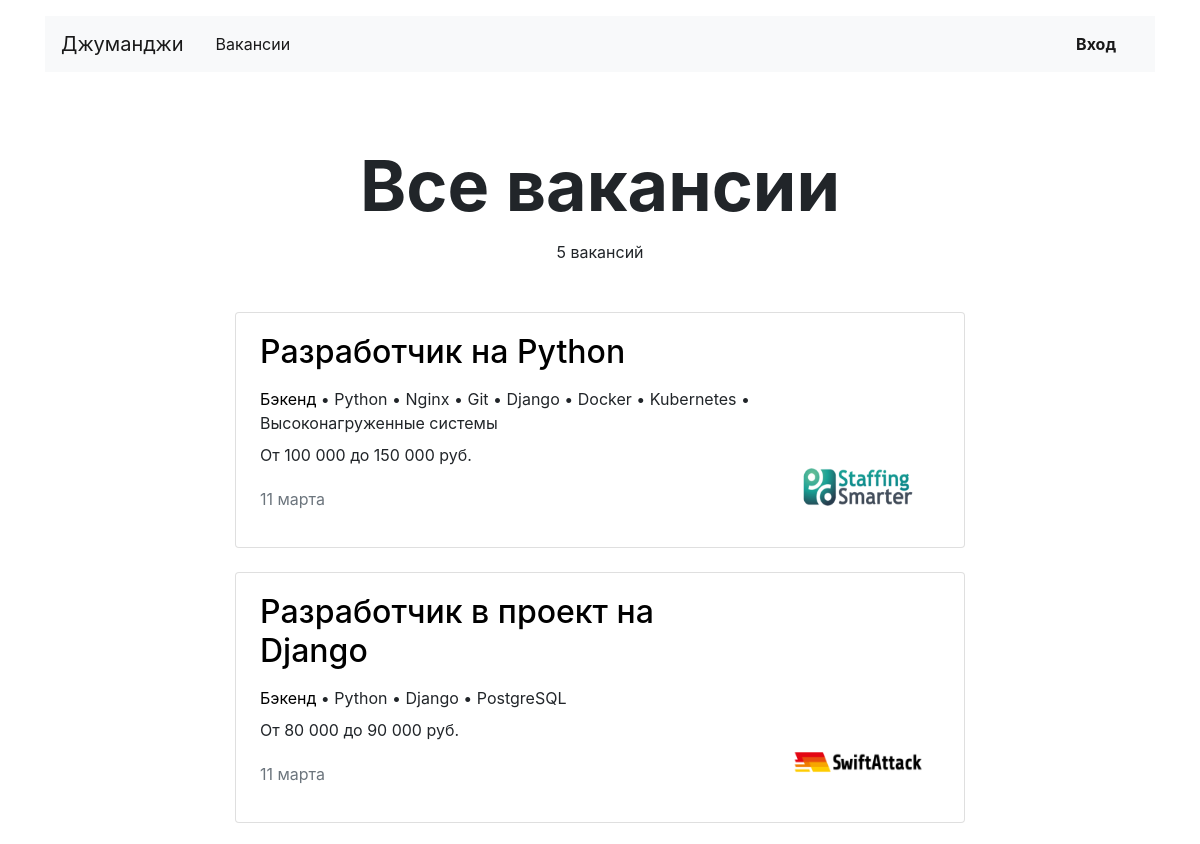
/vacancies/ (upper part), run on an earlier commit of the app's database.
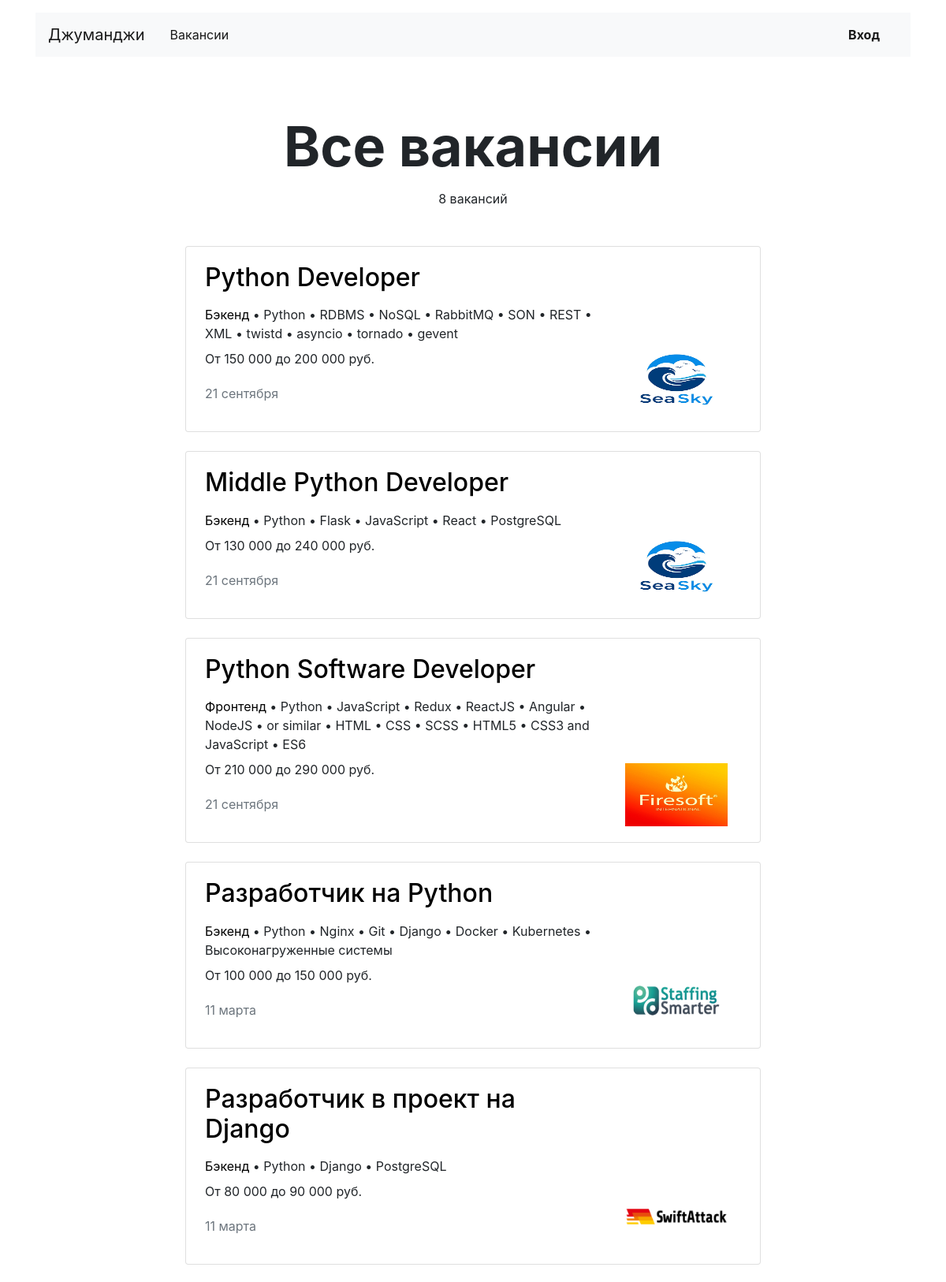
And on a later commit of the database.
### catalog/models.py (models this page shows)
class Vacancy(models.Model):
    title = models.CharField(max_length=255, verbose_name='Название вакансии')
    specialty = models.ForeignKey(
        'Specialty',
        related_name='vacancies',
        on_delete=models.CASCADE,
        verbose_name='Специализация',
    )
    company = models.ForeignKey(
        'Company',
        related_name='vacancies',
        on_delete=models.CASCADE,
        verbose_name='Компания',
    )
    skills = models.TextField(verbose_name='Навыки')
    description = models.TextField(verbose_name='Текст')
    salary_min = models.PositiveIntegerField(verbose_name='Зарплата от')
    salary_max = models.PositiveIntegerField(verbose_name='Зарплата до')
    published_at = models.DateField(verbose_name='Опубликовано')
    class Meta:
        verbose_name = 'вакансия'
        verbose_name_plural = 'вакансии'
        ordering = ('-published_at',)
    def __str__(self):
        return self.title

class Specialty(models.Model):
    code = models.SlugField(unique=True, verbose_name='Код')
    title = models.CharField(unique=True, max_length=255, verbose_name='Название')
    picture = models.ImageField(upload_to=settings.MEDIA_SPECIALITY_IMAGE_DIR, verbose_name='Картинка')
    class Meta:
        verbose_name = 'специализация'
        verbose_name_plural = 'специализации'
    def __str__(self):
        return self.title

class Company(models.Model):
    name = models.CharField(unique=True, max_length=255, verbose_name='Название')
    location = models.CharField(max_length=255, verbose_name='Город')
    logo = models.ImageField(upload_to=settings.MEDIA_COMPANY_IMAGE_DIR, verbose_name='Логотипчик')
    description = models.TextField(verbose_name='Информация о компании')
    employee_count = models.PositiveIntegerField(verbose_name='Количество сотрудников')
    owner = models.OneToOneField(User, on_delete=models.CASCADE, verbose_name='Владелец')
    class Meta:
        verbose_name = 'компания'
        verbose_name_plural = 'компании'
    def __str__(self):
        return self.name

### catalog/views.py (the view)
# urls.py: path('vacancies/', views.VacancyList.as_view(), name='vacancies_list'),
class VacancyList(ListView):
    queryset = Vacancy.objects.select_related('company', 'specialty')
    context_object_name = 'vacancies'
    template_name = 'catalog/job_seeker/vacancies_list.html'
    extra_context = {'vacancies_category': 'Все вакансии'}

### catalog/templatetags/catalog_filters.py (called while the page is built)
@register.filter
def ending(number, word):
    none_value = {'вакансия': 'Нет вакансий', 'человек': ''}
    if not number:
        return none_value[word]
    vacancies = {
        '1': 'вакансия',
        '2': 'вакансии', '3': 'вакансии', '4': 'вакансии',
        '5': 'вакансий', '6': 'вакансий', '7': 'вакансий',
        '8': 'вакансий', '9': 'вакансий', '0': 'вакансий',
    }
    people = {
        '1': 'человек',
        '2': 'человека', '3': 'человека', '4': 'человека',
        '5': 'человек', '6': 'человек', '7': 'человек',
        '8': 'человек', '9': 'человек', '0': 'человек',
    }
    number = str(number)
    ending = vacancies if word == 'вакансия' else people
    if number not in ('11', '12', '13', '14'):
        return f"{number} {ending[number[-1]]}"
    return f"{number} вакансий" if word == 'вакансия' else f"{number} человек"

@register.filter
def bullet(string):
    return ' • '.join(re.findall(r'([\w\s]+)[,\s]*', string))

### catalog/templates/catalog/job_seeker/vacancies_list.html (shortened to what this page needs)
{% extends 'base.html' %}
{% load catalog_filters %}
{% block content %}
  <main class="container mt-3">
    <section>
      <h1 class="h1 text-center mx-auto mt-4 pt-5" style="font-size: 70px;"><strong>{{vacancies_category}}</strong></h1>
      {% if company %}
        <p class="text-center pt-1">
          <i>{{company.description}}</i><br><br>
          Компания, {{company.location}}, {{vacancies|length|ending:'вакансия'}}
        </p>
      {% else %}
        <p class="text-center pt-1">{{vacancies|length|ending:'вакансия'}}</p>
      {% endif %}
      {% include 'catalog/job_seeker/includes/vacancies.html' %}
    </section>
  </main>
{% endblock %}

### catalog/templates/catalog/job_seeker/includes/vacancies.html
{% load humanize %}
{% load catalog_filters %}
<div class="row mt-5">
    <div class="col-12 col-lg-8 offset-lg-2 m-auto">
        {% for vacancy in vacancies %}
            <div class="card mb-4">
                <div class="card-body px-4">
                    <div class="row">
                        <div class="col-12 col-md-8 col-lg-9">
                            <h2 class="h2 pb-2">
                                <a href="{% url 'vacancy_detail' vacancy.id %}" style="color:black;">{{vacancy}}</a>
                            </h2>
                            <p class="mb-2">
                                <a href="{% url 'specialty_vacancies_list' vacancy.specialty.code %}" style="color:black";>{{vacancy.specialty}}</a>
                                • {{vacancy.skills|bullet}}
                            </p>
                            <p>От {{vacancy.salary_min|intcomma}} до {{vacancy.salary_max|intcomma}} руб.</p>
                            <p class="text-muted pt-1">{{vacancy.published_at|date:"j E"}}</p>
                        </div>
                        <div class="col-12 col-md-4 col-lg-3 d-flex align-items-end">
                            <a href="{% url 'company_vacancies_list' vacancy.company.id %}">
                                <img src="{{vacancy.company.logo.url}}" width="130" height="80" alt="{{vacancy.company}}">
                            </a>
                        </div>
                    </div>
                </div>
            </div>
        {% endfor %}
    </div>
</div>

What changed in the data, as far as the page shows it:
added Vacancy: title "Python Developer", specialty "Бэкенд", skills|bullet "Python • RDBMS • NoSQL • RabbitMQ • SON • REST • XML • twistd • asyncio • tornado • gevent", salary_min "150 000", salary_max "200 000", published_at "21 сентября", company.logo (picture)
added Vacancy: title "Middle Python Developer", specialty "Бэкенд", skills|bullet "Python • Flask • JavaScript • React • PostgreSQL", salary_min "130 000", salary_max "240 000", published_at "21 сентября", company.logo (picture)
added Vacancy: title "Python Software Developer", specialty "Фронтенд", skills|bullet "Python • JavaScript • Redux • ReactJS • Angular • NodeJS • or similar • HTML • CSS • SCSS • HTML5 • CSS3 and JavaScript • ES6", salary_min "210 000", salary_max "290 000", published_at "21 сентября", company.logo (picture)
Also different on the page:
{{ vacancies|length|ending:'вакансия' }}: "5 вакансий" → "8 вакансий"
